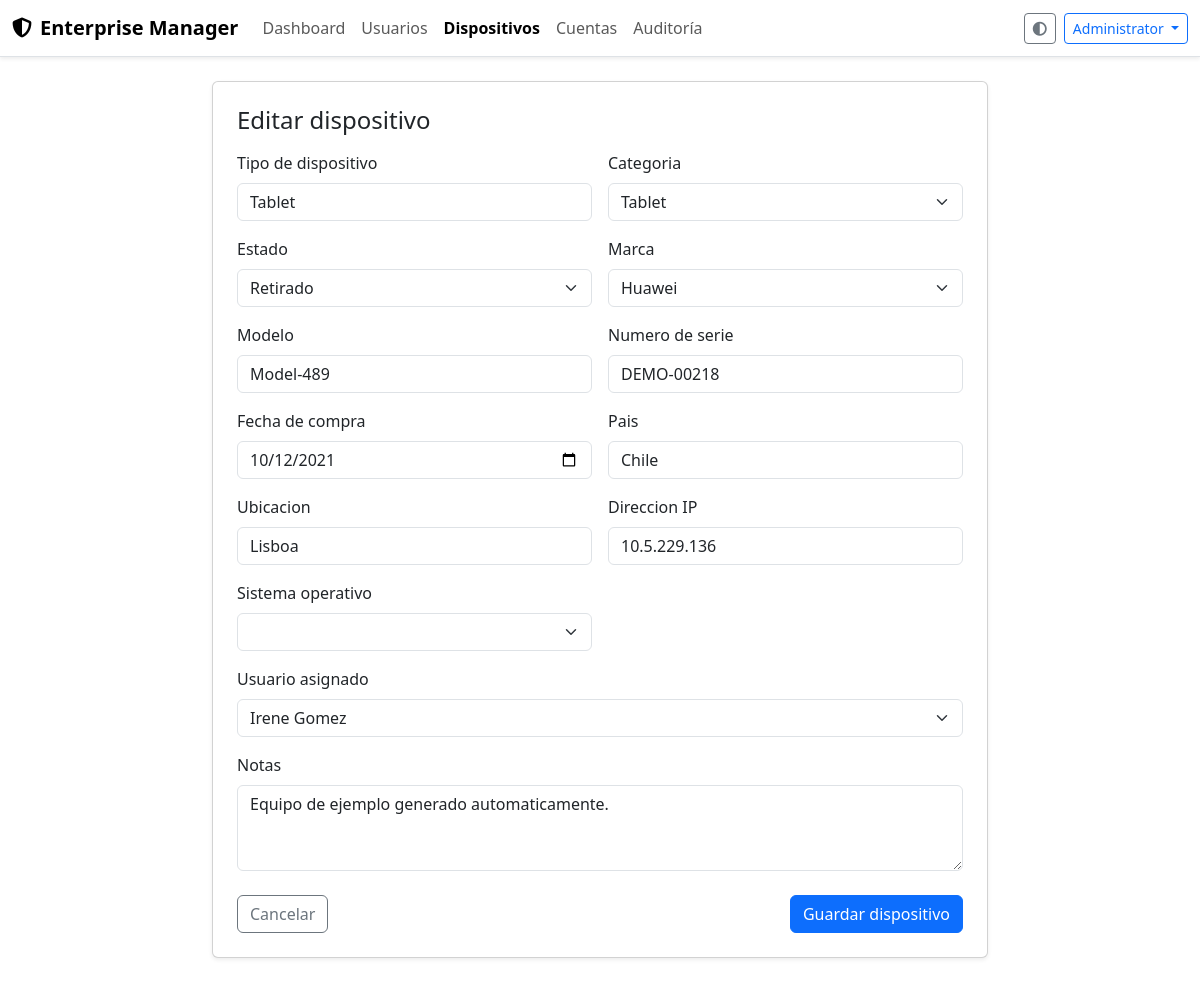
The page /devices/223/edit (signed in) on the database its author committed.
### models.py (models this page shows, shortened)
class TimestampMixin:
    created_at = db.Column(db.DateTime, default=dt.datetime.utcnow, nullable=False)
    updated_at = db.Column(
        db.DateTime,
        default=dt.datetime.utcnow,
        onupdate=dt.datetime.utcnow,
        nullable=False,
    )

class User(UserMixin, TimestampMixin, db.Model):
    __tablename__ = "users"
    id = db.Column(db.Integer, primary_key=True)
    name = db.Column(db.String(120), nullable=False)
    position = db.Column(db.String(120))
    email = db.Column(db.String(255), unique=True, nullable=False, index=True)
    phone = db.Column(db.String(50))
    country = db.Column(db.String(120))
    location = db.Column(db.String(120))
    active = db.Column(db.Boolean, default=True, nullable=False)
    notes = db.Column(db.Text)
    password_hash = db.Column(db.LargeBinary(128), nullable=False)
    role = db.Column(db.String(50), default="viewer", nullable=False)
    totp_secret = db.Column(db.String(32), nullable=True)
    last_login_at = db.Column(db.DateTime)
    devices = db.relationship("Device", back_populates="assigned_user", lazy="dynamic")
    accounts = db.relationship("Account", back_populates="owner", lazy="dynamic")
    logs = db.relationship("Log", back_populates="user", lazy="dynamic")
    @property
    def is_active(self) -> bool:  # type: ignore[override]
        return self.active

class Device(TimestampMixin, db.Model):
    __tablename__ = "devices"
    id = db.Column(db.Integer, primary_key=True)
    type = db.Column(db.String(120), nullable=False)
    category = db.Column(db.String(50), nullable=False, default="computer")
    brand = db.Column(db.String(120))
    model = db.Column(db.String(120))
    serial_number = db.Column(db.String(120), unique=True, nullable=False)
    purchase_date = db.Column(db.Date)
    operating_system = db.Column(db.String(120))
    country = db.Column(db.String(120))
    location = db.Column(db.String(120))
    ip_address = db.Column(db.String(45))
    assigned_user_id = db.Column(db.Integer, db.ForeignKey("users.id"))
    status = db.Column(db.String(120), default="active")
    notes = db.Column(db.Text)
    assigned_user = db.relationship("User", back_populates="devices")
    accounts = db.relationship(
        "Account",
        secondary=account_devices,
        back_populates="devices",
        lazy="selectin",
    )

### routes/device_routes.py (the view, shortened to what this page needs)
@bp.route("/<int:device_id>/edit", methods=["GET", "POST"])
@login_required
@role_required("admin", "technician")
def edit_device(device_id: int):
    device = Device.query.get_or_404(device_id)
    form = DeviceForm(obj=device)
    _populate_form_choices(form)
    if device.assigned_user_id is None:
        form.assigned_user_id.data = 0
    return render_template(
        "device_edit.html",
        device=device,
        form=form,
        device_brand_map=DEVICE_BRAND_MAP,
        device_os_map=DEVICE_OS_MAP,
    )

### app.py (called while the page is built)
def _register_template_utils(app: Flask) -> None:
    @app.context_processor
    def inject_globals():
        return {
            "now": datetime.utcnow,
        }
    def format_datetime(value: datetime | None) -> str:
        if not value:
            return ""
        return value.strftime("%d/%m/%Y %H:%M")
    app.jinja_env.filters["datetime"] = format_datetime

### models.py (called while the page is built)
@login_manager.user_loader
def load_user(user_id: str) -> Optional[User]:
    if not user_id:
        return None
    return User.query.get(int(user_id))

### routes/device_routes.py (called while the page is built)
def _populate_form_choices(form: DeviceForm) -> None:
    users = User.query.filter_by(active=True).order_by(User.name.asc()).all()
    choices = [(0, "Sin asignar")] + [(user.id, user.name) for user in users]
    form.assigned_user_id.choices = choices

### utils.py (called while the page is built)
def role_required(*roles: str) -> Callable:
    def decorator(func: Callable) -> Callable:
        @functools.wraps(func)
        def wrapper(*args, **kwargs):
            if not current_user.is_authenticated:
                abort(401)
            allowed = {role.lower() for role in roles}
            if current_user.role.lower() not in allowed:
                flash("No tiene permisos para acceder a esta seccion.", "danger")
                abort(403)
            return func(*args, **kwargs)
        return wrapper
    return decorator

### templates/device_edit.html (shortened to what this page needs)
{% extends "base.html" %}
{% block content %}
<div class="row justify-content-center">
  <div class="col-lg-8">
    <div class="card shadow-sm">
      <div class="card-body p-4">
        <h1 class="h4 mb-3">Editar dispositivo</h1>
        <form method="post" novalidate>
          <div class="row g-3">
            <div class="col-md-6">
              {{ form.type.label(class="form-label") }}
              {{ form.type(class="form-control") }}
            </div>
            <div class="col-md-6">
              {{ form.category.label(class="form-label") }}
              {{ form.category(class="form-select device-category-select") }}
            </div>
            <div class="col-md-6">
              {{ form.status.label(class="form-label") }}
              {{ form.status(class="form-select") }}
            </div>
            <div class="col-md-6">
              {{ form.brand.label(class="form-label") }}
              {{ form.brand(class="form-select device-brand-select", **{'data-initial': form.brand.data or '', 'data-placeholder': 'Seleccione una marca'}) }}
            </div>
            <div class="col-md-6">
              {{ form.model.label(class="form-label") }}
              {{ form.model(class="form-control") }}
            </div>
            <div class="col-md-6">
              {{ form.serial_number.label(class="form-label") }}
              {{ form.serial_number(class="form-control") }}
            </div>
            <div class="col-md-6">
              {{ form.purchase_date.label(class="form-label") }}
              {{ form.purchase_date(class="form-control", type="date") }}
            </div>
            <div class="col-md-6">
              {{ form.country.label(class="form-label") }}
              {{ form.country(class="form-control") }}
            </div>
            <div class="col-md-6">
              {{ form.location.label(class="form-label") }}
              {{ form.location(class="form-control") }}
            </div>
            <div class="col-md-6">
              {{ form.ip_address.label(class="form-label") }}
              {{ form.ip_address(class="form-control") }}
            </div>
            <div class="col-md-6">
              {{ form.operating_system.label(class="form-label") }}
              {{ form.operating_system(class="form-select device-os-select", **{'data-initial': form.operating_system.data or '', 'data-placeholder': 'Seleccione un sistema operativo'}) }}
            </div>
            <div class="col-md-12">
              {{ form.assigned_user_id.label(class="form-label") }}
              {{ form.assigned_user_id(class="form-select") }}
            </div>
            <div class="col-12">
              {{ form.notes.label(class="form-label") }}
              {{ form.notes(class="form-control", rows=3) }}
            </div>
          </div>
          <div class="d-flex justify-content-between mt-4">
            <a href="{{ url_for('devices.list_devices') }}" class="btn btn-outline-secondary">Cancelar</a>
            {{ form.submit(class="btn btn-primary") }}
          </div>
        </form>
      </div>
    </div>
</div>
</div>
{% endblock %}

### templates/base.html (shortened to what this page needs)
<!doctype html>
<html lang="es" data-bs-theme="light">
  <head>
    <link rel="stylesheet" href="https://cdn.jsdelivr.net/npm/bootstrap@5.3.3/dist/css/bootstrap.min.css">
    <link rel="stylesheet" href="https://cdn.datatables.net/1.13.8/css/dataTables.bootstrap5.min.css">
    <link rel="stylesheet" href="https://cdn.jsdelivr.net/npm/@fortawesome/fontawesome-free@6.5.2/css/all.min.css">
    <link rel="stylesheet" href="{{ url_for('static', filename='css/styles.css') }}">
  </head>
  <body>
    {% if current_user.is_authenticated %}
    <nav class="navbar navbar-expand-lg border-bottom shadow-sm">
      <div class="container-fluid">
        <a class="navbar-brand fw-semibold" href="{{ url_for('main.dashboard') }}">
          <i class="fa-solid fa-shield-halved me-2"></i>Enterprise Manager
        </a>
        <div class="collapse navbar-collapse" id="navbarNav">
          <ul class="navbar-nav me-auto mb-2 mb-lg-0">
            <li class="nav-item">
              <a class="nav-link {% if request.endpoint == 'main.dashboard' %}active{% endif %}"
                 href="{{ url_for('main.dashboard') }}">
                Dashboard
              </a>
            </li>
            <li class="nav-item">
              <a class="nav-link {% if 'users.' in request.endpoint|default('') %}active{% endif %}"
                 href="{{ url_for('users.list_users') }}">
                Usuarios
              </a>
            </li>
            <li class="nav-item">
              <a class="nav-link {% if 'devices.' in request.endpoint|default('') %}active{% endif %}"
                 href="{{ url_for('devices.list_devices') }}">
                Dispositivos
              </a>
            </li>
            <li class="nav-item">
              <a class="nav-link {% if 'accounts.' in request.endpoint|default('') %}active{% endif %}"
                 href="{{ url_for('accounts.list_accounts') }}">
                Cuentas
              </a>
            </li>
            {% if current_user.role == 'admin' %}
            <li class="nav-item">
              <a class="nav-link {% if request.endpoint == 'main.view_logs' %}active{% endif %}"
                 href="{{ url_for('main.view_logs') }}">
                Auditoría
              </a>
            </li>
            {% endif %}
          </ul>
          <div class="d-flex align-items-center gap-2">
            <button class="btn btn-sm btn-outline-secondary" id="themeToggle" type="button">
              <i class="fa-solid fa-circle-half-stroke"></i>
            </button>
            <div class="dropdown">
              <button class="btn btn-sm btn-outline-primary dropdown-toggle" type="button" data-bs-toggle="dropdown" aria-expanded="false">
                {{ current_user.name }}
              </button>
            </div>
          </div>
        </div>
      </div>
    </nav>
    {% endif %}
    <main class="container-fluid py-4">
      {% block content %}{% endblock %}
    </main>
    <div class="toast-container position-fixed top-0 end-0 p-3">
    </div>
  </body>
</html>

### static/css/styles.css (style rules this page uses)
body { transition: background-color 0.2s ease; }
.nav-link.active { font-weight: 600; }

### rows shown on the page
User: name "Administrator"
Device: type "Tablet", category "Tablet", status "Retirado", brand "Huawei", model "Model-489", serial_number "DEMO-00218", purchase_date "10/12/2021", country "Chile", location "Lisboa", ip_address "10.5.229.136", assigned_user_id "Irene Gomez", notes "Equipo de ejemplo generado automaticamente."
